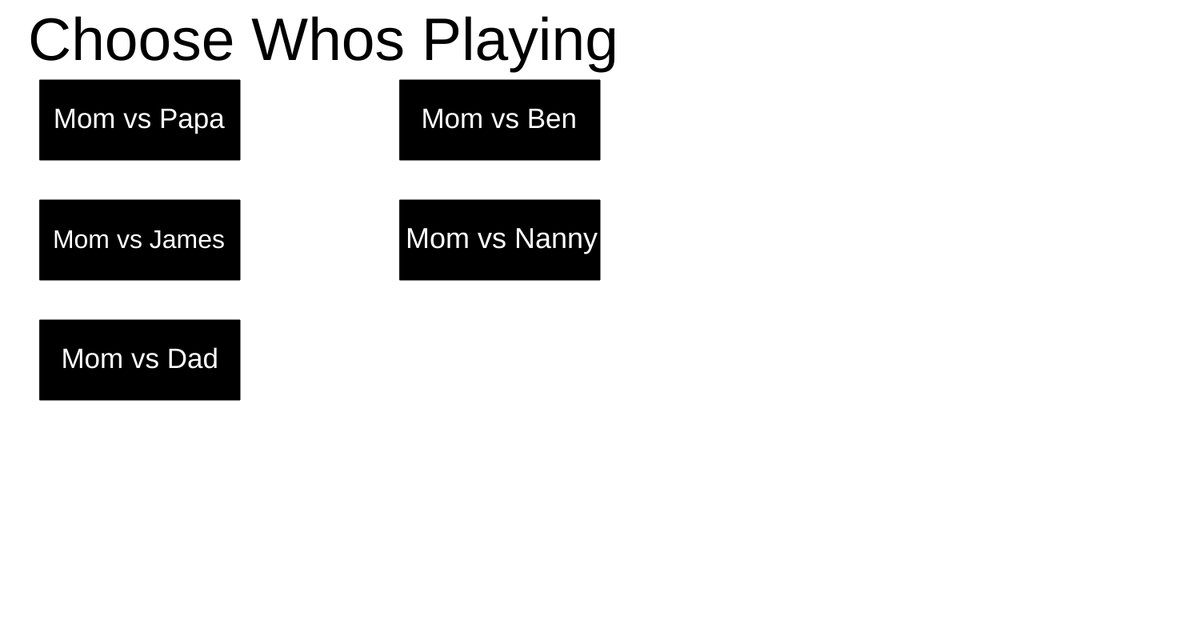
Frame 1 (no input)
Frame 60 (no input): identical to frame 1, image omitted
Frame 120 (the mouse pressed at the canvas centre since frame 60): identical to frame 1, image omitted

The p5.js sketch that drew this single still picture (run headless with seeded random() and noise() and a simulated clock; from frame 60 on, the mouse is pressed at the canvas centre):

// p5.js sketch
// ── sketch.js
var circle1X = 0
var circle1Y = 0
var circle2X = 700
var circle2Y = 700

var AmountOfDoublesP1 = 3
var AmountOfDoublesP2 = 3

var P1JumpAmount = 100
var P2JumpAmount = 100
var a1 = 1
var a2 = 200
var Donebutton = 100
var DoneA = 0
var NMB = 1
var NMA = 1

var a = ''
var b = ''
var c = ''
var d = ''
var e = ''
var f = ''
var g = ''
var h = ''

var i = ''
var j = ''
var k = ''
var l = ''
var m = ''
var n = ''
var o = ''
var p = ''

var Mode;

var player1 = 0
var player2 = 0

function setup() {
  createCanvas(1500, 800);
  Mode = 5
  
}
//(450, 650, 300, 100)
    //text('Play', 525, 725)
function mousePressed() {
  if(mouseX > 900 && mouseY > 600 && mouseX < 1000 && mouseY < 700 && Mode == 1 && DoneA == 0 && NMB > 0) {
    P1JumpAmount = a2
    AmountOfDoublesP1 -= a1
    NMB = 0
  }
  if(mouseX > 1200 && mouseY > 400 && mouseX < 1300 && mouseY < 500 && Mode == 1 && DoneA == 0) {
    circle1Y -= P1JumpAmount
    DoneA = 1
    P2JumpAmount = 100
  }
  if(mouseX > 1300 && mouseY > 500 && mouseX < 1400 && mouseY < 600 && Mode == 1 && DoneA == 0) {
    circle1X += P1JumpAmount
    DoneA = 1
    P2JumpAmount = 100
  }
  if(mouseX > 1200 && mouseY > 600 && mouseX < 1300 && mouseY < 700 && Mode == 1 && DoneA == 0) {
    circle1Y += P1JumpAmount
    DoneA = 1
    P2JumpAmount = 100
  }
  if(mouseX > 1100 && mouseY > 500 && mouseX < 1200 && mouseY < 600 && Mode == 1 && DoneA == 0) {
    circle1X -= P1JumpAmount
    DoneA = 1
    P2JumpAmount = 100
  }
  if(mouseX > 1300 && mouseY > 700 && mouseX < 1500 && mouseY < 800 && Mode == 1 && DoneA == 1) {
    Mode = 2
    DoneA = 1
  }
  // rect(1300,700, 200, 100)
  if(mouseX > 900 && mouseY > 600 && mouseX < 1000 && mouseY < 700 && Mode == 2 && DoneA == 1 && NMA > 0)   {
    P2JumpAmount = 200
    AmountOfDoublesP2 -= 1
    NMA = 0
  }
  if(mouseX > 1200 && mouseY > 400 && mouseX < 1300 && mouseY < 500 && Mode == 2 && DoneA == 1) {
    circle2Y -= P2JumpAmount
    DoneA = 2
    P1JumpAmount = 100
  }
  if(mouseX > 1300 && mouseY > 500 && mouseX < 1400 && mouseY < 600 && Mode == 2 && DoneA == 1) {
    circle2X += P2JumpAmount
    DoneA = 2
    P1JumpAmount = 100
  }
  if(mouseX > 1200 && mouseY > 600 && mouseX < 1300 && mouseY < 700 && Mode == 2 && DoneA == 1) {
    circle2Y += P2JumpAmount
    DoneA = 2
    P1JumpAmount = 100
  }
  if(mouseX > 1100 && mouseY > 500 && mouseX < 1200 && mouseY < 600 && Mode == 2 && DoneA == 1) {
    circle2X -= P2JumpAmount
    DoneA = 2
    P1JumpAmount = 100
  }
  if(mouseX > 1000 && mouseY > 700 && mouseX < 1200 && mouseY < 800 && Mode == 2 && DoneA == 2) {
    Mode = 1
    DoneA = 0
  }
//   rect(1000, 700, 200, 100)
  if(mouseX > 450 && mouseY > 650 && mouseX < 750 && mouseY < 750 && Mode == 4) {
    Mode = 5
  }
  if(mouseX > 450 && mouseY > 650 && mouseX < 750 && mouseY < 750 && Mode == 3) {
    Mode = 5
  }
  if(mouseX > 50 && mouseY > 100 && mouseX < 300 && mouseY < 200 && Mode == 5) {
    Mode = 1
    a = 'M'
    b = 'o'
    c = 'm'
    d = ''
    e = ''
    f = ''
    g = ''
    h = ''
    
    i = 'P'
    j = 'a'
    k = 'p'
    l = 'a'
  }
  if(mouseX > 500 && mouseY > 100 && mouseX < 750 && mouseY < 200 && Mode == 5) {
    Mode = 1
    a = 'M'
    b = 'o'
    c = 'm'
    d = ''
    e = ''
    
    i = 'B'
    j = 'e'
    k = 'n'
  }
  if(mouseX > 50 && mouseY > 250 && mouseX < 300 && mouseY < 350 && Mode == 5) {
    Mode = 1
    a = 'M'
    b = 'o'
    c = 'm'
    d = ''
    e = ''
    
    i = 'J'
    j = 'a'
    k = 'm'
    l = 'e'
    m = 's'
    n = ''
    o = ''
    p = ''
  }
  if(mouseX > 500 && mouseY > 250 && mouseX < 750 && mouseY < 350 && Mode == 5) {
    Mode = 1
    a = 'M'
    b = 'o'
    c = 'm'
    d = ''
    e = ''
    
    i = 'N'
    j = 'a'
    k = 'n'
    l = 'n'
    m = 'y'
    n = ''
    o = ''
    p = ''
  }
  if(mouseX > 50 && mouseY > 400 && mouseX < 300 && mouseY < 500 && Mode == 5) {
    Mode = 1
    a = 'M'
    b = 'o'
    c = 'm'
    d = ''
    e = ''
    
    i = 'D'
    j = 'a'
    k = 'd'
    l = ''
    m = ''
    n = ''
    o = ''
    p = ''
  }
  
}

function draw() {
  if(Mode == 1) {
  background(220);
  strokeWeight(10)
    textSize(100)
    text(DoneA, 1000, 300)
  
  //Horizontal lines 
  line(0, 0, 800, 0)
  line(0, 100, 800, 100)
  line(0, 200, 800, 200)
  line(0, 300, 800, 300)
  line(0, 400, 800, 400)
  line(0, 500, 800, 500)
  line(0, 600, 800, 600)
  line(0, 700, 800, 700)
  line(0, 800, 800, 800)
  
  //Vertical lines
  line(0, 0, 0, 800)
  line(100, 0, 100, 800)
  line(200, 0, 200, 800)
  line(300, 0, 300, 800)
  line(400, 0, 400, 800)
  line(500, 0, 500, 800)
  line(600, 0, 600, 800)
  line(700, 0, 700, 800)
  line(800, 0, 800, 800)
  
  fill(255);
  rect(1200, 400, 100)
  line(1250, 420, 1250, 480)
  
  fill(255);
  rect(1300, 500, 100)
  line(1320, 550, 1380, 550)
    
  fill(255);
  rect(1200, 600, 100)
  line(1250, 620, 1250, 680)
    
  fill(255);
  rect(1100, 500, 100)
  line(1120, 550, 1180, 550)
    
  fill(255);
  rect(900, 600, 100)
  fill(0)
  textSize(100)
  text('2', 923, 683)
  
  
  //Player1
  fill(0, 0, 255)
  circle(circle1X, circle1Y, 5)
  circle(50 + circle1X, 50 + circle1Y, 75, 75)
  fill(0)
  textSize(50)
  text('' + AmountOfDoublesP1, 35 + circle1X, 67 + circle1Y)
    
  //Player2
  fill(255, 0, 0)
  circle(50 + circle2X, 50 + circle2Y, 75, 75)
  fill(0)
  textSize(50)
  text('' + AmountOfDoublesP2, 35 + circle2X, 67 + circle2Y)
    
  textSize(75)
  text(a + b + c + d + e + f + g + h + 's Move', 900, 50)
    
  if(DoneA == 1) {
  fill(255)
  rect(1300,700, 200, 100)
  fill(0)
  textSize(80)
  text('Done', 1305, 780)
  }
  //Making Player 1 Stay On The Map
    if(circle1Y < 0) {
      Mode = 1
      circle1Y += P1JumpAmount
      DoneA = 0
    }
    if(circle1Y > 700) {
      Mode = 1
      circle1Y -= P1JumpAmount
      DoneA = 0
    }
    if(circle1X < 0) {
      Mode = 1
      circle1X += P1JumpAmount
      DoneA = 0
    }
    if(circle1X > 700) {
      Mode = 1
      circle1X -= P1JumpAmount
      DoneA = 0
    }
    
    //Making Player 2 Stay On The Map
    if(circle2Y < 0) {
      Mode = 2
      circle1Y += P2JumpAmount
      DoneA = 1
    }
    if(circle2Y > 700) {
      Mode = 2
      circle2Y -= P2JumpAmount
      DoneA = 1
    }
    if(circle2X < 0) {
      Mode = 2
      circle2X += P2JumpAmount
      DoneA = 1
    }
    if(circle2X > 700) {
      Mode = 2
      circle2X -= P2JumpAmount
      DoneA = 1
    }
    
    //Making The Mode Change When Player 1 Dies
    if(circle1X == circle2X && circle1Y == circle2Y && Mode == 1) {
      Mode = 4
    }
    
    //Making The Mode Change When Player 2 Dies
    if(circle1X == circle2X && circle1Y == circle2Y && Mode == 2) {
      Mode = 3
    }
    if(AmountOfDoublesP1 < 1) {
      a1 = 0
      a2 = 100
    }
  }
  
  if(Mode == 2) {
   background(220);
  strokeWeight(10)
    textSize(100)
    text(DoneA, 1000, 300)
  
  //Horizontal lines 
  line(0, 0, 800, 0)
  line(0, 100, 800, 100)
  line(0, 200, 800, 200)
  line(0, 300, 800, 300)
  line(0, 400, 800, 400)
  line(0, 500, 800, 500)
  line(0, 600, 800, 600)
  line(0, 700, 800, 700)
  line(0, 800, 800, 800)
  
  //Vertical lines
  line(0, 0, 0, 800)
  line(100, 0, 100, 800)
  line(200, 0, 200, 800)
  line(300, 0, 300, 800)
  line(400, 0, 400, 800)
  line(500, 0, 500, 800)
  line(600, 0, 600, 800)
  line(700, 0, 700, 800)
  line(800, 0, 800, 800)
  
  //Player1
  fill(0, 0, 255)
  circle(50 + circle1X, 50 + circle1Y, 75, 75)
  fill(0)
  textSize(50)
  text('' + AmountOfDoublesP1, 35 + circle1X, 67 + circle1Y)
    
  //Player2
  fill(255, 0, 0)
  circle(50 + circle2X, 50 + circle2Y, 75, 75)
  fill(0)
  textSize(50)
  text('' + AmountOfDoublesP2, 35 + circle2X, 67 + circle2Y)
    
  textSize(75)
  text(i + j + k + l + m + n + o + p + 's Move', 900, 50)
    
  fill(255);
  rect(1200, 400, 100)
  line(1250, 420, 1250, 480)
  
  fill(255);
  rect(1300, 500, 100)
  line(1320, 550, 1380, 550)
    
  fill(255);
  rect(1200, 600, 100)
  line(1250, 620, 1250, 680)
    
  fill(255);
  rect(1100, 500, 100)
  line(1120, 550, 1180, 550)
    
  fill(255);
  rect(900, 600, 100)
  fill(0)
  textSize(100)
  text('2', 923, 683)
    
  if(DoneA == 2) {
  fill(255)
  rect(1000, 700, 200, 100)
  fill(0)
  textSize(80)
  text('Done', 1005, 780)
  }
    
  //Making Player 1 Stay On The Map
    if(circle1Y < 0) {
      Mode = 1
      circle1Y += P1JumpAmount
      DoneA = 0
    }
    if(circle1Y > 700) {
      Mode = 1
      circle1Y -= P1JumpAmount
      DoneA = 0
    }
    if(circle1X < 0) {
      Mode = 1
      circle1X += P1JumpAmount
      DoneA = 0
    }
    if(circle1X > 700) {
      Mode = 1
      circle1X -= P1JumpAmount
      DoneA = 0
    }
    
    //Making Player 2 Stay On The Map
    if(circle2Y < 0) {
      Mode = 2
      circle1Y += P2JumpAmount
      DoneA = 1
    }
    if(circle2Y > 700) {
      Mode = 2
      circle2Y -= P2JumpAmount
      DoneA = 1
    }
    if(circle2X < 0) {
      Mode = 2
      circle2X += P2JumpAmount
      DoneA = 1
    }
    if(circle2X > 700) {
      Mode = 2
      circle2X -= P2JumpAmount
      DoneA = 1
    }
    
    //Making The Mode Change When Player 1 Dies
    if(circle1X == circle2X && circle1Y == circle2Y && Mode == 1) {
      Mode = 4
    }
    
    //Making The Mode Change When Player 2 Dies
    if(circle1X == circle2X && circle1Y == circle2Y && Mode == 2) {
      Mode = 3
    }
  }
  
  if(Mode == 3) {
  //End Screen For Player 1 Winning
  fill(0, 255, 0)
  background(255)
  textSize(100)
  text(a + b + c + d + e + f + g + h + ' Lost', 75, 100)
  fill(0)
  rect(450, 650, 300, 100)
  
  fill(255)  
  textSize(75)
  text('Play', 525, 725)
  }
  
  if(Mode == 4) {
  //End Screen For Player 2 Winning
  fill(0, 255, 0)
  background(255)
  textSize(100)
  text(i + j + k + l + m + n + o + p + ' Lost', 75, 100)
  fill(0)
  rect(450, 650, 300, 100)
  
  fill(255)  
  textSize(75)
  text('Play', 525, 725)
  }
  
  if(Mode == 5) {
    //Home Center
    background(255)
    fill(0)
    textSize(75)
    text('Choose Whos Playing', 35, 75)
    rect(50, 100, 250, 100)
    fill(255)
    textSize(35)
    text(' Mom vs Papa', 57, 160)
    
    fill(0)
    rect(500, 100, 250, 100)
    fill(255)
    textSize(35)
    text('  Mom vs Ben', 507, 160)
    
    fill(0)
    rect(50, 250, 250, 100)
    fill(255)
    textSize(32)
    text(' Mom vs James', 57, 310)
    
    fill(0)
    rect(500, 250, 250, 100)
    fill(255)
    textSize(36)
    text('Mom vs Nanny', 507, 310)
    
    fill(0)
    rect(50, 400, 250, 100)
    fill(255)
    textSize(35)
    text('  Mom vs Dad', 57, 460)
    
    circle1X = 0
    circle1Y = 0
    circle2X = 700
    circle2Y = 700
    AmountOfDoublesP1 = 3
    AmountOfDoublesP2 = 3
    P1JumpAmount = 100
    P2JumpAmount = 100
    DoneA = 0
    NMB = 1
    NMA = 1
  }
}
